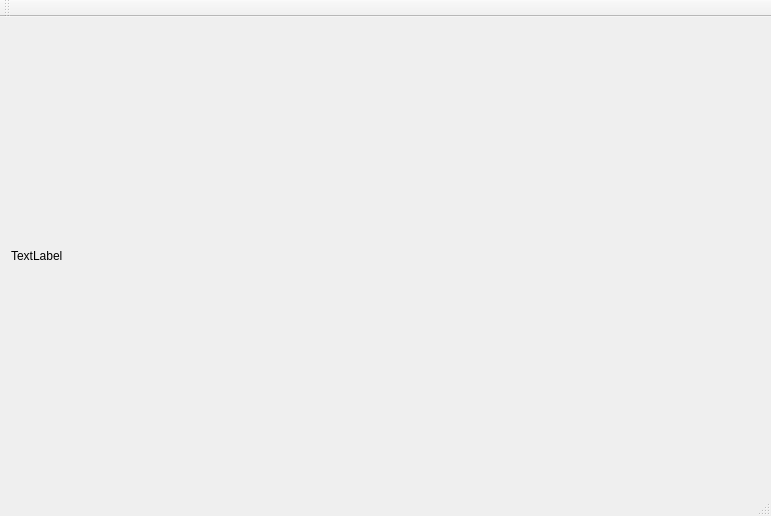
<?xml version="1.0" encoding="UTF-8"?>
<ui version="4.0">
 <class>MainWindow</class>
 <widget class="QMainWindow" name="MainWindow">
  <property name="geometry">
   <rect>
    <x>0</x>
    <y>0</y>
    <width>771</width>
    <height>516</height>
   </rect>
  </property>
  <property name="windowTitle">
   <string>MainWindow</string>
  </property>
  <widget class="QWidget" name="centralWidget">
   <layout class="QGridLayout" name="gridLayout">
    <item row="0" column="0">
     <widget class="QLabel" name="label">
      <property name="text">
       <string>TextLabel</string>
      </property>
     </widget>
    </item>
   </layout>
  </widget>
  <widget class="QMenuBar" name="menuBar">
   <property name="geometry">
    <rect>
     <x>0</x>
     <y>0</y>
     <width>771</width>
     <height>28</height>
    </rect>
   </property>
  </widget>
  <widget class="QToolBar" name="mainToolBar">
   <attribute name="toolBarArea">
    <enum>TopToolBarArea</enum>
   </attribute>
   <attribute name="toolBarBreak">
    <bool>false</bool>
   </attribute>
  </widget>
  <widget class="QStatusBar" name="statusBar"/>
 </widget>
 <layoutdefault spacing="6" margin="11"/>
 <resources/>
 <connections/>
</ui>
